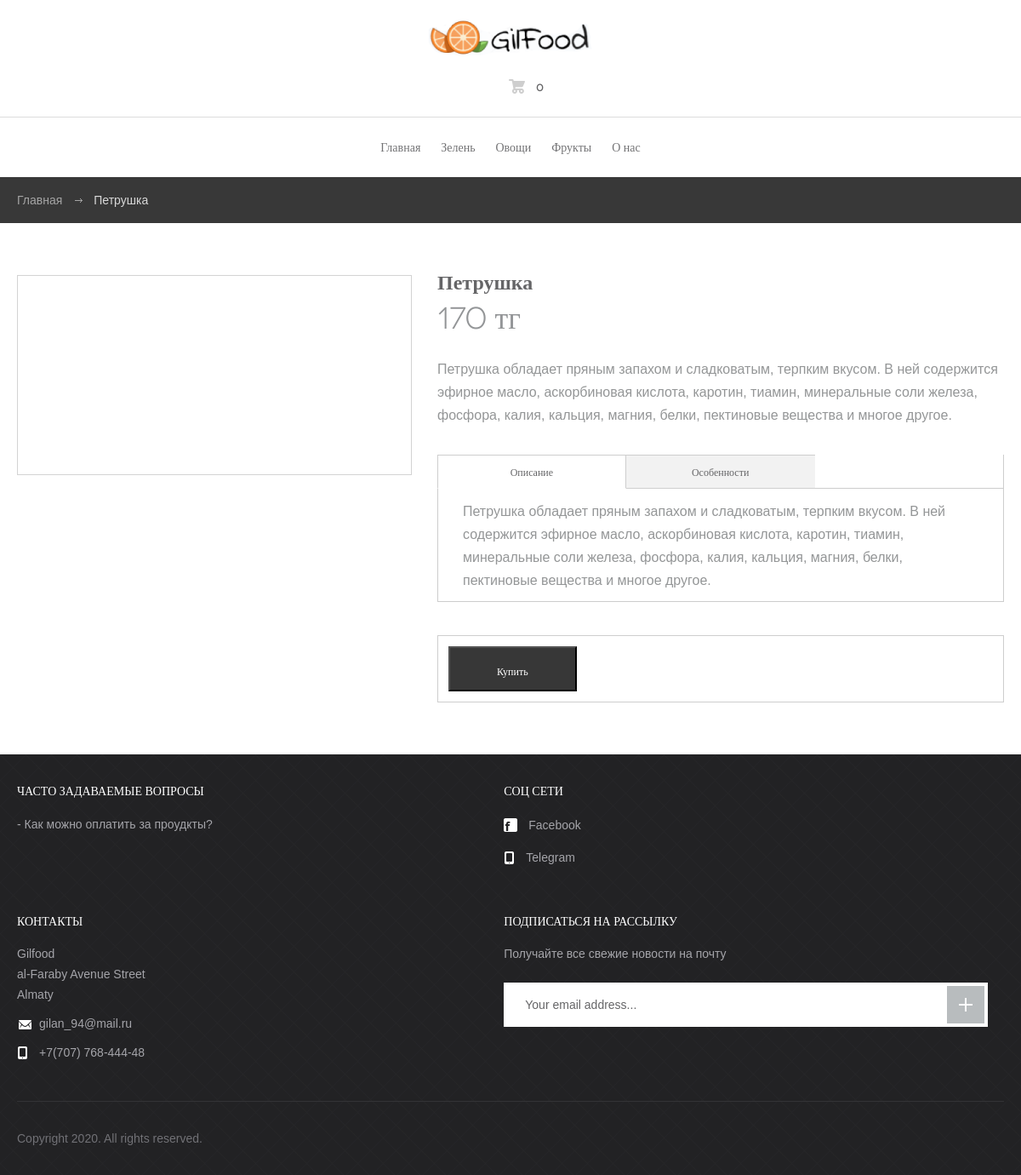
The app's page /product/2 with its own data.
### app.py (models this page shows)
class Food(db.Model):
	id = db.Column(db.Integer, primary_key=True)
	category_id = db.Column(db.Integer, db.ForeignKey('category.id'))
	name = db.Column(db.String(80), unique=True, nullable=False)
	img_url = db.Column(db.String(500), unique=False, nullable=False)
	description = db.Column(db.String(1500), unique=False, nullable=False)
	cost = db.Column(db.Integer, nullable=True)
	baskets = db.relationship('Basket', backref='food')

### app.py (the view)
@app.route('/product/<id>')
def food(id):
	food= Food.query.get(id)
	return render_template("product.html", food=food)

### templates/product.html (shortened to what this page needs)
{% extends "layout.html" %}
{% block content %}
	<div id="breadcrumbs">
		<div class="container">
			<ul>
				<li><a href="/">Главная</a></li>
				<li>{{ food.name }}</li>
			</ul>
		</div>
	</div>
	<div id="body">
		<div class="container">
			<div id="content" class="full">
				<div class="product">
					<div class="image">
					</div>
					<div class="details">
						<h1>{{ food.name }}</h1>
						<h4>{{ food.cost }} тг</h4>
						<div class="entry">
							<p>{{ food.description }}</p>
							<div class="tabs">
								<div class="nav">
									<ul>
										<li class="active"><a href="#desc">Описание</a></li>
										<li><a href="#spec">Особенности</a></li>
									</ul>
								</div>
								<div class="tab-content active" id="desc">
									<p>{{ food.description }}</p>
								</div>
							</div>
						</div>
						<form id="form_buying_product" class="form-inline" action="/basket_adding">
						<div class="actions">
							<button type="submit" id="submit_btn" class="btn-grey"
                                    data-product_id = "{{ food.id }}"
                                    data-name ="{{ food.name }}"
                                    data-price ="{{ food.cost }}"
                                >Купить
                                </button>
						</div>
						</form>
					</div>
				</div>
			</div>
		</div>
	</div>
{% endblock %}

### static/css/style.css (style rules this page uses)
html, body, div, span, applet, object, iframe, h1, h2, h3, h4, h5, h6, p, blockquote, pre, a, abbr, acronym, address, big, cite, code, del, dfn, em, img, ins, kbd, q, s, samp, small, strike, strong, sub, sup, tt, var, b, u, i, center, dl, dt, dd, ol, ul, li, fieldset, form, label, legend, table, caption, tbody, tfoot, thead, tr, th, td, article, aside, canvas, details, figcaption, figure, footer, header, hgroup, menu, nav, section, summary, time, mark, audio, video { margin: 0; padding: 0; border: 0; font-size: 100%; font: inherit; vertical-align: baseline; }
*, *:before, *:after { -moz-box-sizing: border-box; -webkit-box-sizing: border-box; box-sizing: border-box; }
input[type=tel], input[type=url], input[type=password], input[type=text], input[type=email], input[type=reset], input[type=button], input[type=submit], button, textarea { -webkit-appearance: none; -webkit-border-radius: 0; }
ol, ul { list-style: none; }
a[href], label[for], select, input[type=checkbox], input[type=radio] { cursor: pointer; }
button, input[type=button], input[type=image], input[type=reset], input[type=submit] { padding: 0; overflow: visible; cursor: pointer; }
.image { width:250px; }
h1, h2, h3, h4, h5, h6 { font-weight: normal; font-family: "Novecentowide"; }
body { font: 16px/30px Arial, Helvetica, sans-serif; color: #949697; background: #fff; -webkit-text-size-adjust: none; min-width: 320px; }
input, textarea, select, button { outline: none; font-family: Arial, Helvetica, sans-serif; }
a { text-decoration: none; color: #666668; }
.container { position: relative; width: 1170px; margin: 0 auto; }
#breadcrumbs { background: #383838; color: #d9d9d9; font-size: 14px; overflow: hidden; padding: 12px 0; }
#breadcrumbs li { float: left; }
#breadcrumbs a { color: #a5a5a5; }
#breadcrumbs li + li:before { content: ""; margin: 13px 13px 0 15px; float: left; background: url(../images/ico_arrow.png) no-repeat; width: 9px; height: 5px; }
#body { padding: 48px 0 31px; }
#content { overflow: hidden; }
#content.full { float: none; width: auto; }
h1 { color: #656567; font-size: 36px; padding-bottom: 17px; line-height: normal; }
.entry a { text-decoration: underline; }
.entry p { padding-bottom: 20px; }
.entry li:first-child { padding-top: 0; }
.entry li { padding-top: 12px; line-height: 24px; }
.btn-grey { display: inline-block; padding: 0 55px; line-height: 53px; font-size: 12px; font-weight: 500; color: #fff; height: 53px; font-family: "Novecentowide"; background-color: #373737; }
.product { overflow: hidden; }
.product .image { float: left; overflow: hidden; width: 570px; height: 570px; margin: 13px 130px 0 0; border: 1px solid #d3d3d3; background-color: #fff; }
.product .details { overflow: hidden; padding-bottom: 12px; }
.product h1 { color: #656567; font-family: "Novecentowide"; font-size: 24px; font-weight: 600; line-height: 30px; padding: 5px 0; }
.product p { line-height: 27px; font-size: 16px; }
.entry .nav { border-right: 1px solid #cecece; overflow: hidden; margin: 13px 0 0 0; }
.entry .nav ul { margin: 0 -1px 0 0; overflow: hidden; }
.entry .nav li:first-child { border-left: 1px solid #cecece; }
.entry .nav li:last-child { border-right: 0; padding-right: 20px; margin-right: -20px; }
.entry .nav li:last-child a { border-right: 0; padding-right: 50px; margin-right: -50px; }
.entry .nav li { border: 1px solid #cecece; float: left; border-left: 0; background: #f2f2f2; width: 33.3%; padding: 0; }
.entry .nav a { display: block; line-height: 38px; text-align: center; padding: 0 20px; height: 38px; text-decoration: none; color: #656567; font-family: "Novecentowide"; font-size: 12px; font-weight: 500; }
.entry .nav .active { position: relative; z-index: 99; background: #fff; border-bottom-color: #fff; }
.entry .tab-content p { padding-bottom: 11px; }
.entry .tab-content { display: none; padding: 13px 29px 0; margin-bottom: 39px; margin-top: -1px; border: 1px solid #cdcdcd; }
.entry .tab-content.active { display: block; }
.details .actions { border: 1px solid #cecece; padding: 12px; margin: 18px 0; overflow: hidden; }
.product h4 { color: #939597; font-family: "Novecentowide"; font-size: 36px; font-weight: 200; line-height: 40px; padding-bottom: 30px; }
@media screen and (max-width: 1220px) { .container { width: auto; padding: 0 20px; } }
@media screen and (max-width: 1220px) { .product .image { width: 40%; margin-right: 30px; height: auto; } }

### records on screen
Food: name "Петрушка", cost "170", description "Петрушка обладает пряным запахом и сладковатым, терпким вкусом. В ней содержится эфирное масло, аскорбиновая кислота, каротин, тиамин, минеральные соли железа, фосфора, калия, кальция, магния, белки, пектиновые вещества и многое другое."
